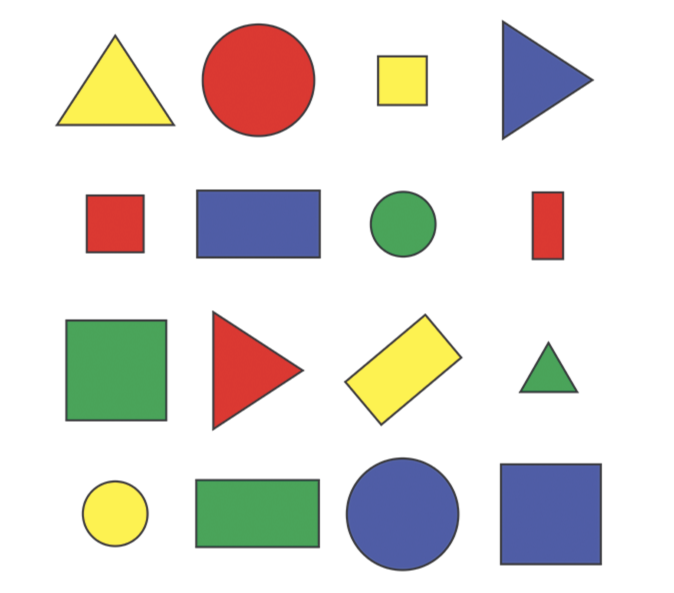
#> input picture Resources/shapes.png, 1348 x 1186 px (shown at 1/2 size)
$ python chapter8.py
#> lines starting #> are read from the running program, lines starting #| are printed output that depends on the picture; after the words box and inside, x2 and y2 are one past the last pixel; in counts of white or black regions, pixels touching at a corner belong together
# It imports the OpenCV library.
import cv2


# It imports the numpy library, and it renames it to np.
import numpy as np


def stackImages(scale, imgArray):
    # Getting the number of rows in the array.
    rows = len(imgArray)

    # Getting the number of columns in the array.
    cols = len(imgArray[0])

    # It checks if the first element in the array is a list.
    rowsAvailable = isinstance(imgArray[0], list)

    # Getting the width of the first image in the array.
    width = imgArray[0][0].shape[1]

    # Getting the height of the first image in the array.
    height = imgArray[0][0].shape[0]

    # Checking if the first element in the array is a list.
    if rowsAvailable:

        # Looping through the rows in the array.
        for x in range(0, rows):

            # Looping through the columns in the array.
            for y in range(0, cols):

                # It checks if the shape of the image is the same as the shape of the first image in
                # the array.
                if imgArray[x][y].shape[:2] == imgArray[0][0].shape[:2]:

                    # It resizes the image to the width and height of the first image in the array.
                    imgArray[x][y] = cv2.resize(imgArray[x][y], (0, 0), None, scale, scale)

                else:
                    # It resizes the image to the width and height of the first image in the array.
                    imgArray[x][y] = cv2.resize(imgArray[x][y], (imgArray[0][0].shape[1], imgArray[0][0].shape[0]),
                                                None, scale, scale)

                # It checks if the image is a grayscale image, and if it is, it converts it to a BGR
                # image.
                if len(imgArray[x][y].shape) == 2:
                    imgArray[x][y] = cv2.cvtColor(imgArray[x][y], cv2.COLOR_GRAY2BGR)

        # It creates a blank image with the same width and height as the first image in the array.
        imageBlank = np.zeros((height, width, 3), np.uint8)

        # It creates a list with the same number of elements as the number of rows in the array.
        hor = [imageBlank] * rows

        # Looping through the rows in the array, and stacking the images horizontally.
        for x in range(0, rows):
            hor[x] = np.hstack(imgArray[x])

        # It stacks the images vertically.
        ver = np.vstack(hor)

    else:
        for x in range(0, rows):

            # It checks if the shape of the image is the same as the shape of the first image in the
            # array.
            if imgArray[x].shape[:2] == imgArray[0].shape[:2]:

                # It resizes the image to the width and height of the first image in the array.
                imgArray[x] = cv2.resize(imgArray[x], (0, 0), None, scale, scale)

            else:
                # It resizes the image to the width and height of the first image in the array.
                imgArray[x] = cv2.resize(imgArray[x], (imgArray[0].shape[1], imgArray[0].shape[0]), None, scale, scale)

            # It checks if the image is a grayscale image, and if it is, it converts it to a BGR
            # image.
            if len(imgArray[x].shape) == 2:
                imgArray[x] = cv2.cvtColor(imgArray[x], cv2.COLOR_GRAY2BGR)

        # It stacks the images horizontally.
        hor = np.hstack(imgArray)

        # Assigning the value of hor to ver.
        ver = hor

    # It returns the stacked images.
    return ver


def getContours(img):

    # It finds the contours in the image.
    contours, hierarchy = cv2.findContours(img, cv2.RETR_EXTERNAL, cv2.CHAIN_APPROX_NONE)

    # Drawing the contours of the shapes in the image.
    for cnt in contours:

        # It calculates the area of the contour.
        area = cv2.contourArea(cnt)

        # print(area)

        if area > 500:

            # It draws the contours of the shapes in the image.
            cv2.drawContours(imgContour, cnt, -1, (255, 0, 0), 3)

            # Calculating the perimeter of the contour.
            peri = cv2.arcLength(cnt, True)

            # print(peri)

            # Approximating the contour to a polygon.
            approx = cv2.approxPolyDP(cnt, 0.02 * peri, True)

            # print(len(approx))

            # Getting the number of corners in the shape.
            objCor = len(approx)

            # Getting the x and y coordinates of the top left corner of the rectangle, and the width
            # and height of the rectangle.
            x, y, w, h = cv2.boundingRect(approx)

            # Checking if the number of corners in the shape is 3, and if it is, it is assigning the
            # value "Tri" to the variable objectType.
            if objCor == 3:
                objectType = "Tri"

            # Checking if the number of corners in the shape is 4, and if it is, it is checking if the
            # aspect ratio of the shape is 1, and if it is, it is assigning the value "Square" to the
            # variable objectType. If the aspect ratio of the shape is not 1, it is assigning the
            # value "Rectangle" to the variable objectType.
            elif objCor == 4:
                aspRatio = w/float(h)
                if 0.95 < aspRatio < 1.05:
                    objectType = "Square"
                else:
                    objectType = "Rectangle"

            # Checking if the number of corners in the shape is greater than 4, and if it is, it is
            # assigning the value "Circle" to the variable objectType.
            elif objCor > 4:
                objectType = "Circle"

            # Assigning the value "None" to the variable objectType.
            else:
                objectType = "None"

            # Drawing a rectangle around the shape.
            cv2.rectangle(imgContour, (x, y), (x + w, y + h), (0, 255, 0), 2)

            # Writing the text "Tri", "Square", "Rectangle", "Circle", or "None" on the image.
            cv2.putText(imgContour, objectType,
                        (x + (w // 2) - 10, y + (h // 2) - 10), cv2.FONT_HERSHEY_COMPLEX, 0.7, (0, 0, 0), 3)


# Assigning the path of the image to the variable path.
path = "../Resources/shapes.png"

# It reads the image from the path, and it assigns it to the variable img.
img = cv2.imread(path)
#> img is the input picture: shape (1186, 1348, 3); mean B, G, R 217.4, 222.2, 224.5

# Creating a copy of the image, and it is assigning it to the variable imgContour.
imgContour = img.copy()

# Converting the image to gray scale.
imgGray = cv2.cvtColor(img, cv2.COLOR_BGR2GRAY)
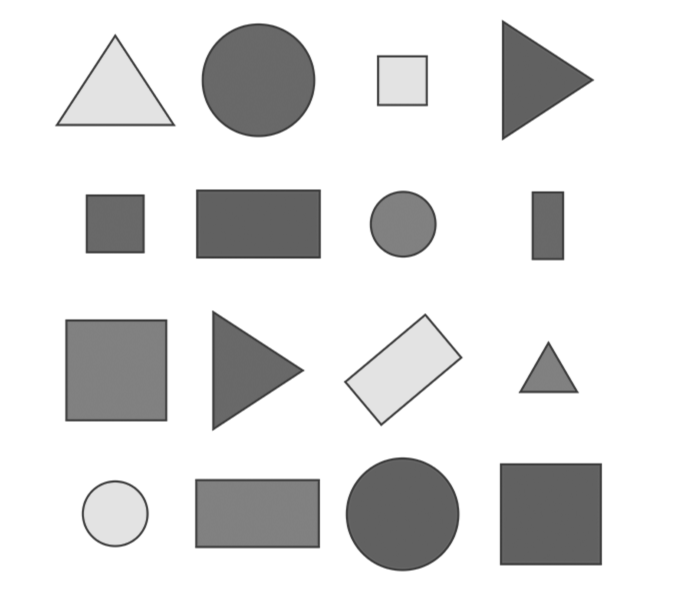
#> imgGray: shape (1186, 1348) (shown at 1/2 size); min 54, max 255, mean 222.3

# Blurring the image.
imgBlur = cv2.GaussianBlur(imgGray, (7, 7), 1)

# Detecting the edges of the image.
imgCanny = cv2.Canny(img, 150, 200)
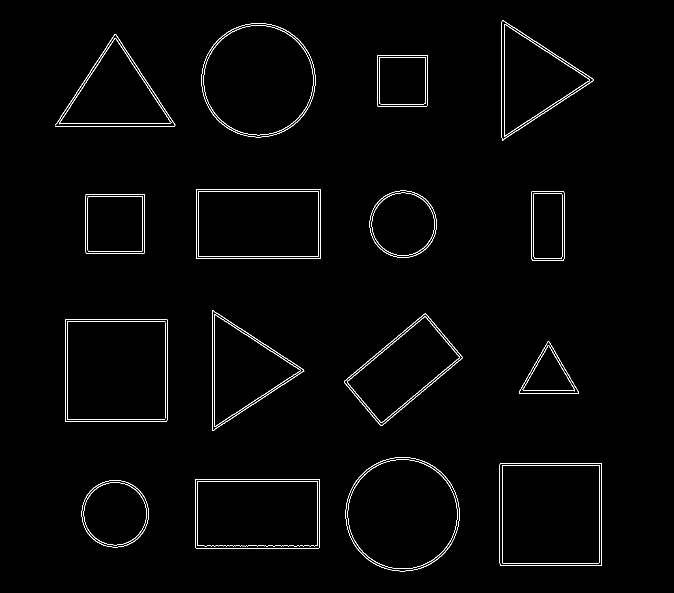
#> imgCanny: shape (1186, 1348) (shown at 1/2 size); 1.3% white in thin lines or dots, all inside (x1, y1, x2, y2) = (110, 40, 1204, 1143)

# It creates a blank image with the same width and height as the image.
imgBlank = np.zeros_like(img)

# Finding the contours in the image, and it is drawing the contours of the shapes in the image.
getContours(imgCanny)
#> in getContours, `contours, hierarchy = cv2.findContours(img, cv2.RETR_EXTERNAL, cv2.CHA..`: contours = 17 contours; largest, box (x1, y1, x2, y2) and area: (130, 638, 335, 843) 41608, (999, 926, 1204, 1131) 41608, (403, 46, 631, 275) 40681, (691, 914, 919, 1143) 40658, (390, 958, 640, 1097) 34359
#> the loop in getContours, `for cnt in contours:` made 17 passes
#> (area, peri, approx, objCor, x, y, w, h) on passes 2, 3, 6, 7, 9, 10, 12: (34359, 772.8, [[390, 958], [390, 1095], [639, 1095], [639, 958]], 4, 390, 958, 250, 138), (41607.5, 815.1, [[1000, 926], [1000, 1130], [1203, 1130], [1203, 927]], 4, 1000, 926, 204, 205), (41608.5, 814.2, [[130, 639], [130, 842], [333, 842], [334, 639]], 4, 130, 639, 205, 204), (24925, 676.3, [[851, 627], [688, 762], [761, 851], [924, 716]], 4, 688, 627, 237, 225), (13915, 470.5, [[171, 389], [172, 506], [289, 505], [289, 389]], 4, 171, 389, 119, 118), (8959.5, 403.1, [[1063, 383], [1063, 518], [1127, 520], [1128, 385]], 4, 1063, 383, 66, 138), (34355, 772.8, [[392, 379], [392, 516], [641, 516], [641, 379]], 4, 392, 379, 250, 138)
#> (area, peri, approx, objCor, x, y, w, h) on passes 5, 8, 14, 17: (6406, 376, [[1095, 683], [1038, 786], [1157, 786]], 3, 1038, 683, 120, 104), (22427.5, 707.2, [[424, 621], [428, 860], [608, 742]], 3, 424, 621, 185, 240), (19530, 665.6, [[343, 245], [229, 76], [118, 248]], 3, 118, 76, 226, 173), (22513.5, 708, [[1004, 40], [1006, 280], [1187, 158]], 3, 1004, 40, 184, 241)
#> after the loop in getContours, `for cnt in contours:`:
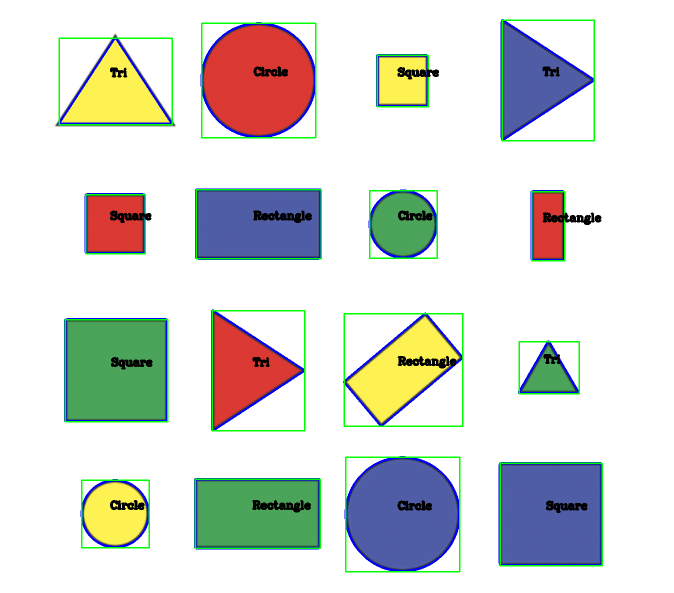
#> imgContour: shape (1186, 1348, 3) (shown at 1/2 size); 4.85% of pixels changed, all inside (x1, y1, x2, y2) = (116, 38, 1206, 1145)

# Stacking the images horizontally and vertically.
imgStack = stackImages(0.8, ([img, imgGray, imgBlur], [imgCanny, imgContour, imgBlank]))
#> after the loop in stackImages, `for x in range(0, rows):`: hor = 2 items
#> in stackImages, `ver = np.vstack(hor)`:
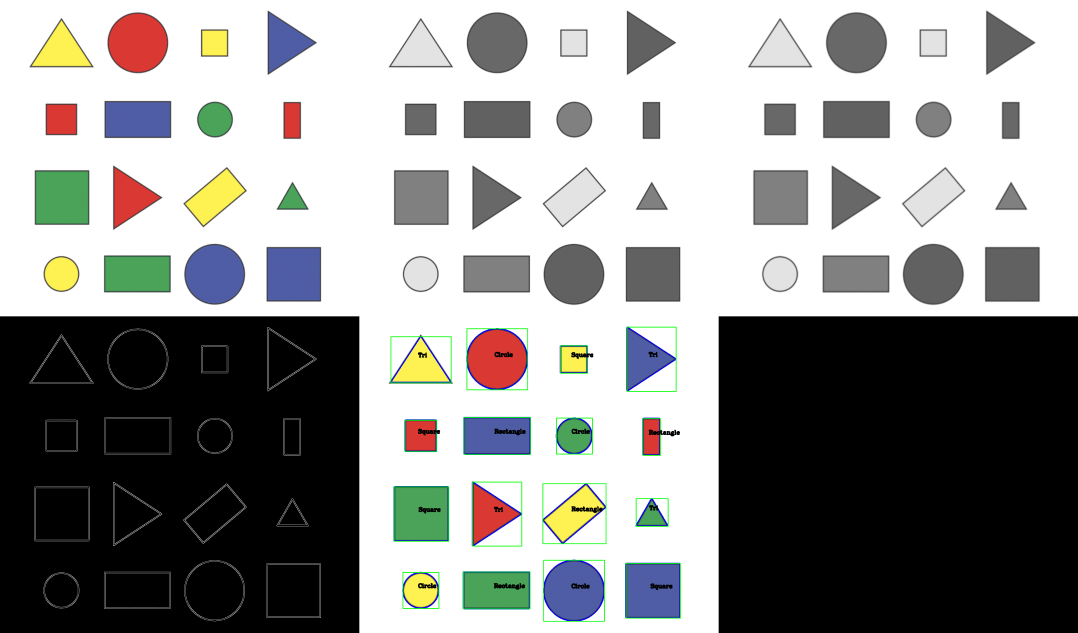
#> ver: shape (1898, 3234, 3) (shown at 1/3 size); mean of channels 0, 1, 2 146.5, 148.2, 148; drawn as B, G, R

# Showing the image in a window.
cv2.imshow("Stack", imgStack)

# Waiting for a key to be pressed.
cv2.waitKey(0)

$ run again, with Resources/face.png copied over Resources/shapes.png
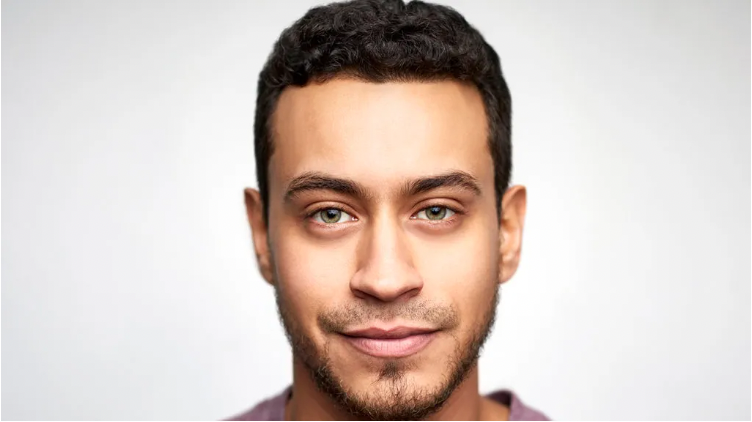
#> input picture Resources/face.png, 752 x 422 px
#> img is the input picture: shape (422, 752, 3); mean B, G, R 194.3, 200.6, 213.6
#> `imgCanny = cv2.Canny(img, 150, 200)`:
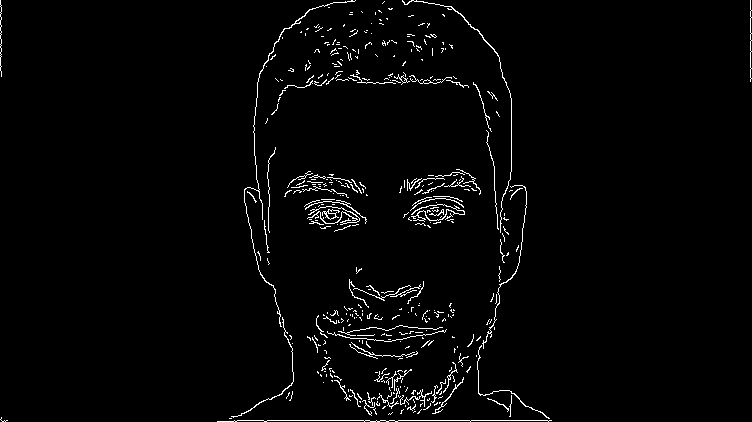
#> imgCanny: shape (422, 752); 2.2% white in thin lines or dots
#> contours = 393 contours, 382 with area under 20; largest, box (x1, y1, x2, y2) and area: (244, 0, 356, 327) 64, (402, 0, 512, 233) 59, (322, 209, 340, 220) 56, (231, 317, 294, 418) 36, (411, 204, 465, 222) 34
#> the loop in getContours, `for cnt in contours:` made 393 passes
#> area on pass 52: 23
#> after the loop in stackImages, `for x in range(0, rows):`: hor = 2 items
#> in stackImages, `ver = np.vstack(hor)`:
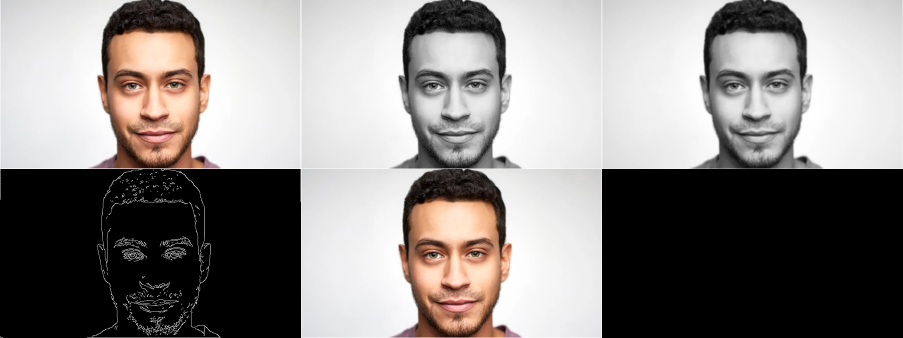
#> ver: shape (676, 1806, 3) (shown at 1/2 size); mean of channels 0, 1, 2 133.6, 135.7, 140; drawn as B, G, R
